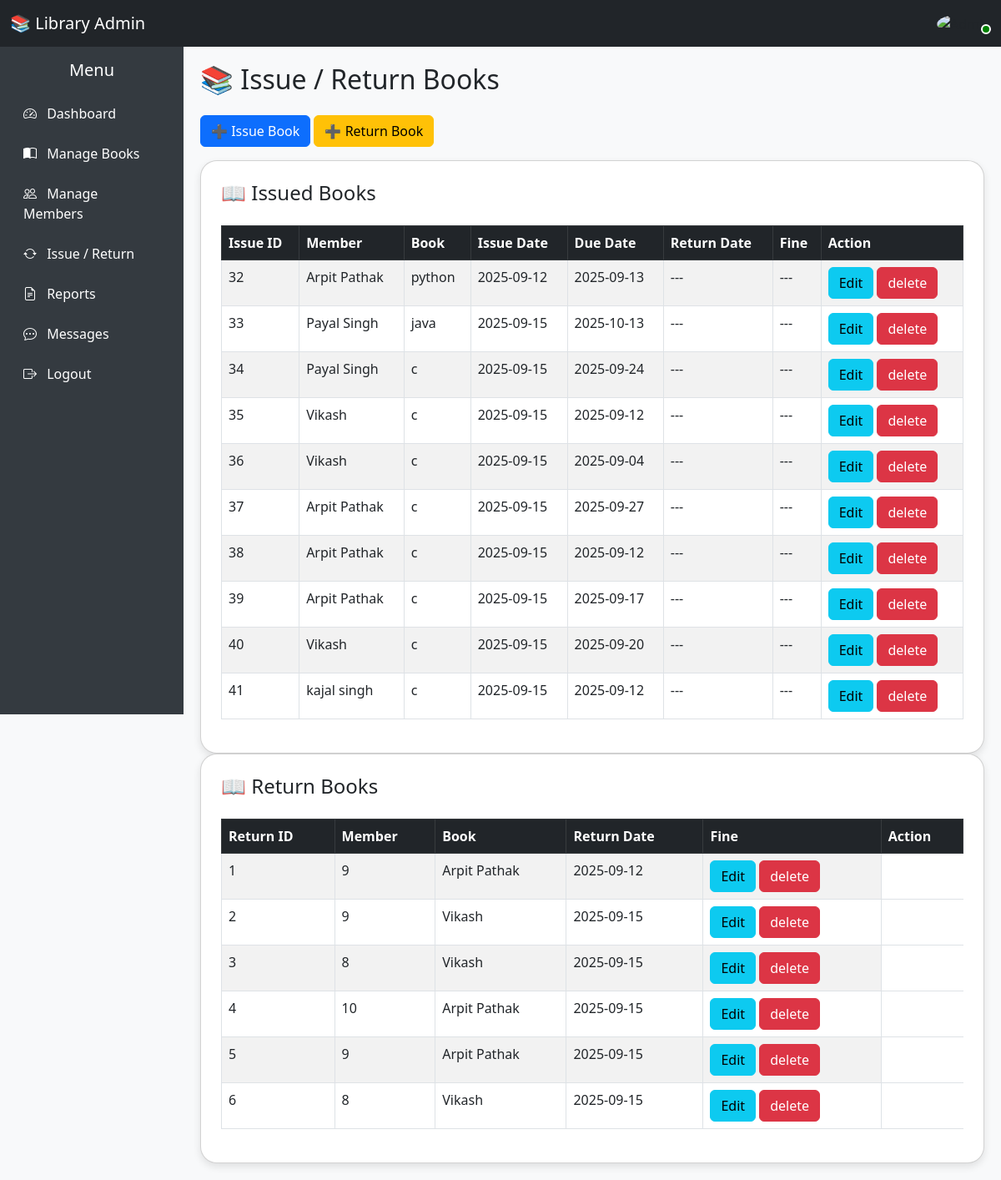
/issue_return/, run on the app's committed database.
### myapp/models.py (models this page shows, shortened)
class issue_return_tbl(models.Model):
    id=models.AutoField(primary_key=True)
    bookid=models.CharField(max_length=100)
    memberid=models.CharField(max_length=100)
    duedate=models.CharField(max_length=100)
    issuedate=models.CharField(max_length=100)
    returndate=models.CharField(max_length=100)
    fine=models.CharField(max_length=100)

class return_book_tbl(models.Model):
    id=models.AutoField(primary_key=True)
    bookid=models.CharField(max_length=100)
    memberid=models.CharField(max_length=100)
    returndate=models.CharField(max_length=100)

### myapp/views.py (the view)
# urls.py: path('issue_return/',views.issue_return),
def issue_return(request):
   data=manage_book_tbl.objects.all()
   data1=manage_member_tbl.objects.all()
   data2=issue_return_tbl.objects.all()
   data3=return_book_tbl.objects.all()
   return render(request, 'issue_return.html',{'show':data,'show1':data1,'show2':data2,'show3':data3})

### templates/issue_return.html (shortened to what this page needs)
{% include 'header2.html' %}
<div class="content">
    <h2 class="mb-4">📚 Issue / Return Books</h2>
    <button class="btn btn-primary mb-3" data-bs-toggle="modal" data-bs-target="#issueBookModal">
        ➕ Issue Book
    </button>
    <button class="btn btn-warning mb-3" data-bs-toggle="modal" data-bs-target="#issueBookModal_1">
        ➕ Return Book
    </button>
    <div class="card p-4">
        <h4>📖 Issued Books</h4>
        <table class="table table-bordered table-striped mt-3">
            <thead class="table-dark">
                <tr>
                    <th>Issue ID</th>
                    <th>Member</th>
                    <th>Book</th>
                    <th>Issue Date</th>
                    <th>Due Date</th>
                    <th>Return Date</th>
                    <th>Fine</th>
                    <th>Action</th>
                </tr>
            </thead>
            <tbody>
            {% for result in show2 %}
                <tr>
                    <td>{{ result.id }}</td>
                    <td>{{ result.memberid }}</td>
                    <td>{{ result.bookid }}</td>
                    <td>{{ result.issuedate }}</td>
                    <td>{{ result.duedate }}</td>
                    <td>---</td>
                    <td>---</td>
                    <td><a href="" class="btn btn-info">Edit</a>
                    <a href="" class="btn btn-danger">delete</a></td>
                </tr>
            {% endfor %}
            </tbody>
        </table>
    </div>
    <div class="card p-4">
        <h4>📖 Return Books</h4>
        <table class="table table-bordered table-striped mt-3">
            <thead class="table-dark">
                <tr>
                    <th>Return ID</th>
                    <th>Member</th>
                    <th>Book</th>
                    <th>Return Date</th>
                    <th>Fine</th>
                    <th>Action</th>
                </tr>
            </thead>
            <tbody>
            {% for res in show3 %}
                <tr>
                    <td>{{ res.id }}</td>
                    <td>{{ res.bookid }}</td>
                    <td>{{ res.memberid }}</td>
                    <td>{{ res.returndate }}</td>
                    <td><a href="" class="btn btn-info">Edit</a>
                    <a href="" class="btn btn-danger">delete</a></td>
                </tr>
            {% endfor %}
            </tbody>
        </table>
    </div>
</div>
{% include 'footer.html' %}

### templates/header2.html (shortened to what this page needs)
<!DOCTYPE html>
<html lang="en">
<head>
    <link href="https://cdn.jsdelivr.net/npm/bootstrap@5.3.0/dist/css/bootstrap.min.css" rel="stylesheet">
    <link rel="stylesheet" href="https://cdn.jsdelivr.net/npm/bootstrap-icons@1.10.5/font/bootstrap-icons.css">
</head>
<body>
    <nav class="navbar navbar-expand-lg navbar-dark bg-dark fixed-top">
        <div class="container-fluid">
            <a class="navbar-brand" href="#">📚 Library Admin</a>
            <div class="ms-auto">
                <div class="admin-icon">
                    <img src="https://cdn-icons-png.flaticon.com/512/3135/3135715.png"
                        alt="Admin" width="40" height="40" class="rounded-circle">
                    <span class="status-dot"></span>
                </div>
            </div>
        </div>
    </nav>
  <div class="sidebar p-3">
    <h5 class="text-center mb-3">Menu</h5>
    <a href="../dashboard"><i class="bi bi-speedometer2 me-2"></i> Dashboard</a>
    <a href="../manage_books"><i class="bi bi-book-half me-2"></i> Manage Books</a>
    <a href="../manage_members"><i class="bi bi-people me-2"></i> Manage Members</a>
    <a href="../issue_return"><i class="bi bi-arrow-repeat me-2"></i> Issue / Return</a>
    <a href="../reports"><i class="bi bi-file-earmark-text me-2"></i> Reports</a>
    <a href="send_message.php"><i class="bi bi-chat-dots me-2"></i> Messages</a>
    <a href="logout.php"><i class="bi bi-box-arrow-right me-2"></i> Logout</a>
</div>

### templates/footer.html (shortened to what this page needs)
</body>
</html>

### templates/header2.html (style rules this page uses)
body { background: #f8f9fa; }
.card { border-radius: 20px; box-shadow: 0 4px 10px rgba(0, 0, 0, 0.1); }
.sidebar { height: 100vh; background: #343a40; color: white; position: fixed; top: 56px; left: 0; width: 220px; overflow-y: auto; }
.sidebar a { color: white; display: block; padding: 12px; text-decoration: none; }
.content { margin-left: 220px; padding: 20px; margin-top: 56px; }
.admin-icon { position: relative; display: inline-block; }
.status-dot { position: absolute; bottom: 0; right: 0; width: 12px; height: 12px; background: green; border-radius: 50%; border: 2px solid white; }

### data on the page
issue_return_tbl: id "32", memberid "Arpit Pathak", bookid "python", issuedate "2025-09-12", duedate "2025-09-13"
issue_return_tbl: id "33", memberid "Payal Singh", bookid "java", issuedate "2025-09-15", duedate "2025-10-13"
issue_return_tbl: id "34", memberid "Payal Singh", bookid "c", issuedate "2025-09-15", duedate "2025-09-24"
issue_return_tbl: id "35", memberid "Vikash", bookid "c", issuedate "2025-09-15", duedate "2025-09-12"
issue_return_tbl: id "36", memberid "Vikash", bookid "c", issuedate "2025-09-15", duedate "2025-09-04"
issue_return_tbl: id "37", memberid "Arpit Pathak", bookid "c", issuedate "2025-09-15", duedate "2025-09-27"
issue_return_tbl: id "38", memberid "Arpit Pathak", bookid "c", issuedate "2025-09-15", duedate "2025-09-12"
issue_return_tbl: id "39", memberid "Arpit Pathak", bookid "c", issuedate "2025-09-15", duedate "2025-09-17"
issue_return_tbl: id "40", memberid "Vikash", bookid "c", issuedate "2025-09-15", duedate "2025-09-20"
issue_return_tbl: id "41", memberid "kajal singh", bookid "c", issuedate "2025-09-15", duedate "2025-09-12"
return_book_tbl: id "1", bookid "9", memberid "Arpit Pathak", returndate "2025-09-12"
return_book_tbl: id "2", bookid "9", memberid "Vikash", returndate "2025-09-15"
return_book_tbl: id "3", bookid "8", memberid "Vikash", returndate "2025-09-15"
return_book_tbl: id "4", bookid "10", memberid "Arpit Pathak", returndate "2025-09-15"
return_book_tbl: id "5", bookid "9", memberid "Arpit Pathak", returndate "2025-09-15"
return_book_tbl: id "6", bookid "8", memberid "Vikash", returndate "2025-09-15"
